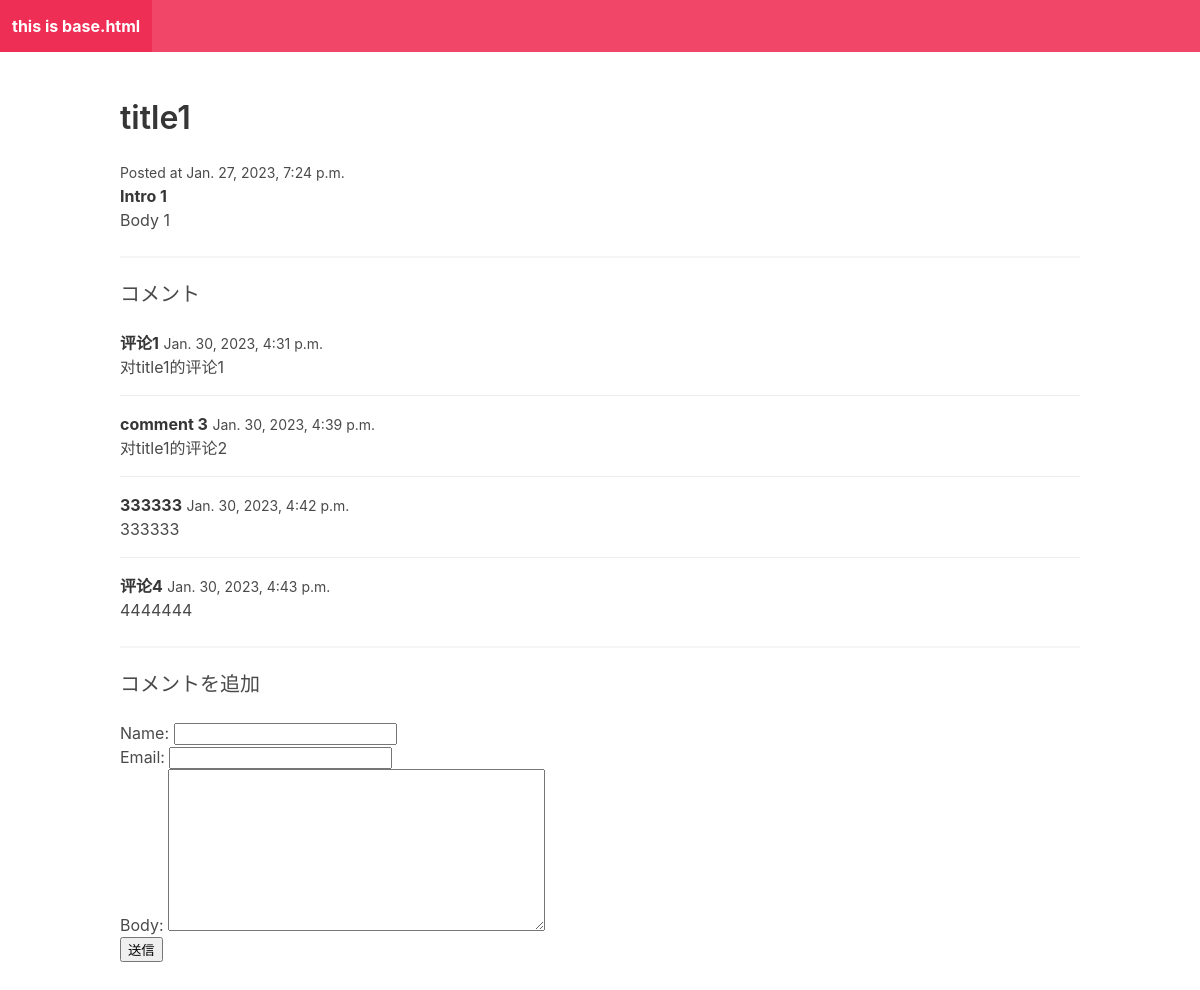
Page /slug1/ on the committed database.
### myApp/models.py (models this page shows)
class Post(models.Model):#数据库的数据取出后按照这个格式保存
    title = models.CharField(max_length=255)
    slug = models.SlugField()
    intro = models.TextField()
    body = models.TextField()
    data_added = models.DateTimeField(auto_now_add=True)

class Comment(models.Model):
    post = models.ForeignKey(
        Post, related_name="comments", on_delete=models.CASCADE)
    name = models.CharField(max_length=255)
    email = models.EmailField()
    body = models.TextField()
    data_added = models.DateTimeField(auto_now_add=True)

### myApp/views.py (the view)
# urls.py: path("<slug:slug>/", post_detail, name="post_detail")
def post_detail(request, slug):  # slug格式是自己在 管理画面 填写的  要一致
    post = Post.objects.get(slug=slug)
    if request.method == "POST":
        form = CommentForm(request.POST)
        if form.is_valid():
            comment = form.save(commit=False)
            comment.post = post
            comment.save()
            return redirect("post_detail", slug=post.slug)  # 成功后重新跳转到详细页面 相当于刷新页面
    else:  # 不是 POST格式
        form = CommentForm()
    return render(request, "htmls/post_detail.html", {"post": post, "form": form})

### myApp/forms.py
class CommentForm(forms.ModelForm):#一个comment包含什么
    class Meta:
        model = Comment
        fields = ["name", "email", "body"]

### myApp/templates/htmls/post_detail.html (shortened to what this page needs)
{% extends "htmls/base.html" %}
{% block content %}
<h1 class="title">{{post.title}}</h1>
<small>Posted at {{post.data_added}}</small>
<p><strong>{{post.intro}}</strong></p>
<p>{{post.body}}</p>
<hr/>
<h2 class="subtitle">コメント</h2>
{% for comment in post.comments.all%}
<article class="media">
  <div class="media-content">
    <div class="content">
      <p>
        <strong>{{comment.name}}</strong> <small>{{comment.data_added}}</small>
        <br />
        {{comment.body}}
      </p>
    </div>
  </div>
</article>
{% empty %}
<div class="notification">
  <p>まだコメントがありません。</p>
</div>
{% endfor %}
<hr/>
<h2 class="subtitle">コメントを追加</h2>
<form action="." method="post">
  {{form.as_p}}
  <div class="field">
    <div class="control">
      <button class="111">送信</button>
    </div>
  </div>
</form>
{% endblock %}

### rows in the picture
Post: title "title1", data_added "Jan. 27, 2023, 7:24 p.m.", intro "Intro 1", body "Body 1"
Comment: name "评论1", data_added "Jan. 30, 2023, 4:31 p.m.", body "对title1的评论1"
Comment: name "comment 3", data_added "Jan. 30, 2023, 4:39 p.m.", body "对title1的评论2"
Comment: name "333333", data_added "Jan. 30, 2023, 4:42 p.m.", body "333333"
Comment: name "评论4", data_added "Jan. 30, 2023, 4:43 p.m.", body "4444444"
